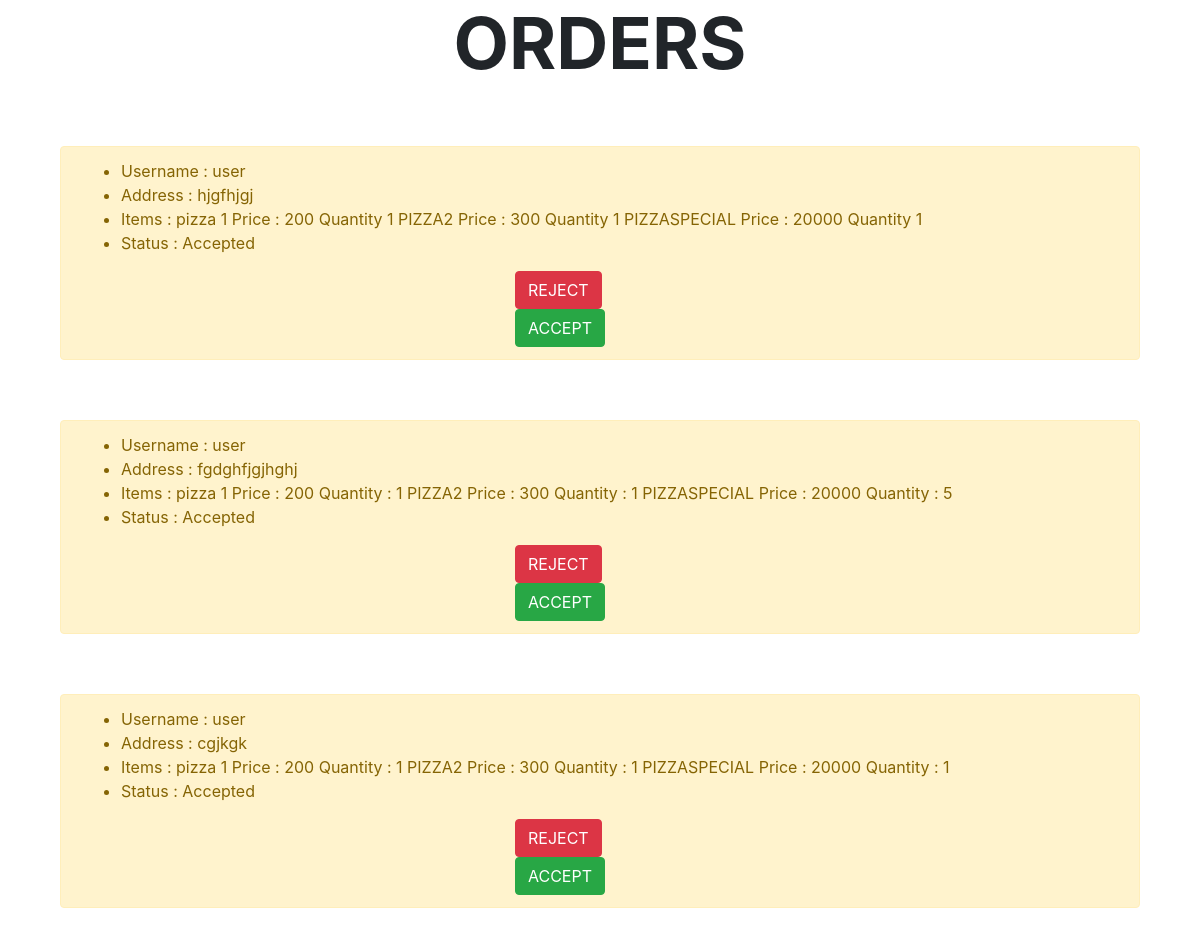
Screenshot of /adminOrders/ with the database file from the repository.
### pizzaApp/models.py (models this page shows)
class OrderModel(models.Model):
    username = models.CharField(max_length=20)
    mobile_no = models.CharField(max_length=20)
    address = models.CharField(max_length=50)
    ordereditems = models.CharField(max_length=200)
    status = models.CharField(max_length=10, default="Pending")

### pizzaApp/views.py (the view)
# urls.py: path('adminOrders/', adminOrders, name = 'adminOrders'),
def adminOrders(request):
    orders = OrderModel.objects.all()
    context = {'orders' : orders}
    return render(request, 'orderadmin.html', context)

### pizzaApp/templates/orderadmin.html
{% extends 'base.html' %}
{% block content %}
<h1 style="text-align: center;font-weight: bold;" class="display-3">ORDERS</h1>
{% for order in orders %}
<div class="alert alert-warning" style="margin: 5%;">
    <ul>
        <li>Username : {{order.username}}</li>
        <li>Address : {{order.address}}</li>
        <li> Items : {{order.ordereditems}}</li>
        <li>Status : {{order.status}}</li>
    </ul>
    <div style="display: block; margin: auto; width: 200px;" class="container">
        <a href="/rejectOrder/{{order.id}}/" class="btn btn-danger">REJECT</a>
        <a href="/acceptOrder/{{order.id}}/" class="btn btn-success">ACCEPT</a>
    </div>
</div>
{% endfor %}
{% endblock %}

### pizzaApp/templates/base.html (shortened to what this page needs)
<!doctype html>
<html lang="en">
  <head>
    <link rel="stylesheet" href="https://stackpath.bootstrapcdn.com/bootstrap/4.3.1/css/bootstrap.min.css">
  </head>
  <body>
    {% block content %}
    {% endblock%}
  </body>
</html>

### rows the page displays
OrderModel: username "user", address "hjgfhjgj", ordereditems "pizza 1 Price : 200 Quantity 1 PIZZA2 Price : 300 Quantity 1 PIZZASPECIAL Price : 20000 Quantity 1", status "Accepted"
OrderModel: username "user", address "fgdghfjgjhghj", ordereditems "pizza 1 Price : 200 Quantity : 1 PIZZA2 Price : 300 Quantity : 1 PIZZASPECIAL Price : 20000 Quantity : 5", status "Accepted"
OrderModel: username "user", address "cgjkgk", ordereditems "pizza 1 Price : 200 Quantity : 1 PIZZA2 Price : 300 Quantity : 1 PIZZASPECIAL Price : 20000 Quantity : 1", status "Accepted"
